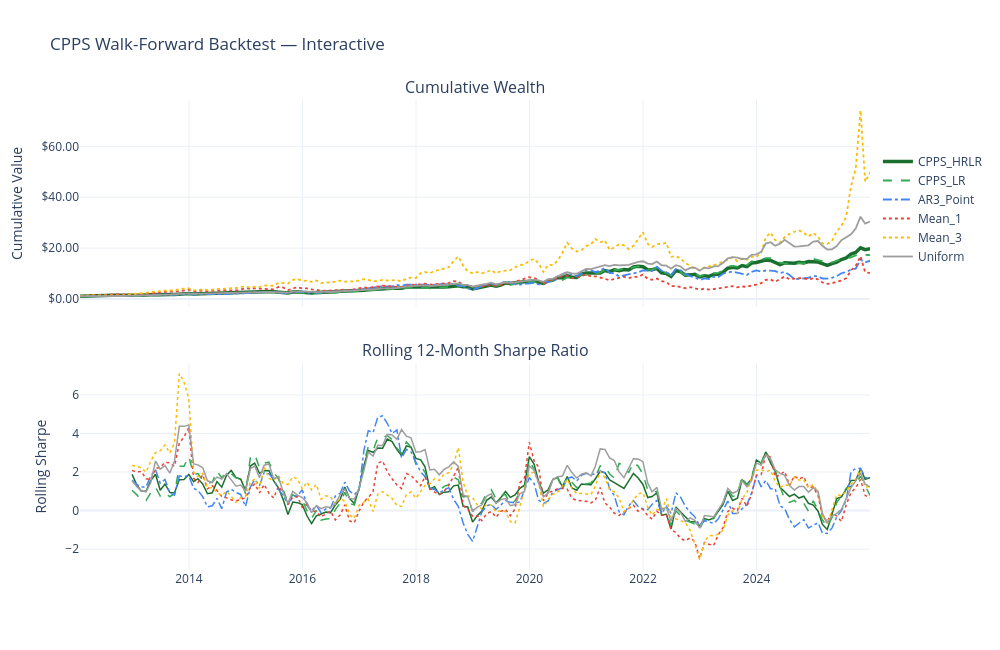

Source (notebook cell):
### Code cell
# ── Interactive Plotly version ────────────────────────────────────────────────
fig = make_subplots(
    rows=2, cols=1,
    subplot_titles=('Cumulative Wealth', 'Rolling 12-Month Sharpe Ratio'),
    vertical_spacing=0.12,
    shared_xaxes=True,
)

plotly_colors = ['#1a6e2e', '#34a853', '#4285f4', '#ea4335', '#fbbc05', '#9e9e9e']
dash_styles   = ['solid', 'dash', 'dashdot', 'dot', 'dot', 'solid']

for idx, strat in enumerate(cum_returns.columns):
    width_val = 3.5 if 'CPPS_HRLR' in strat else 1.8
    fig.add_trace(
        go.Scatter(
            x=cum_returns.index, y=cum_returns[strat],
            name=strat, mode='lines',
            line=dict(color=plotly_colors[idx], width=width_val,
                      dash=dash_styles[idx]),
        ), row=1, col=1
    )

    # Rolling 12M Sharpe
    r12 = returns_df[strat].rolling(12)
    roll_sharpe = (r12.mean() / r12.std()) * np.sqrt(12)
    fig.add_trace(
        go.Scatter(
            x=roll_sharpe.index, y=roll_sharpe,
            name=strat, mode='lines', showlegend=False,
            line=dict(color=plotly_colors[idx], width=1.5, dash=dash_styles[idx]),
        ), row=2, col=1
    )

fig.update_layout(
    title='CPPS Walk-Forward Backtest — Interactive',
    height=650, width=1000,
    legend=dict(orientation='v', x=1.01, y=0.9),
    template='plotly_white',
    hovermode='x unified',
)
fig.update_yaxes(title_text='Cumulative Value', row=1, col=1,
                 tickformat='$.2f')
fig.update_yaxes(title_text='Rolling Sharpe',   row=2, col=1)

fig.show()

### Figure 1 — Plotly figure (JSON) as saved in the notebook; plotly's stock layout.template omitted (floating-point values rounded to 4 significant figures; data arrays with more than 128 entries replaced by an {"elided": "..."} marker saying what was removed)
{"data": [{"line": {"color": "#1a6e2e", "dash": "solid", "width": 3.5}, "mode": "lines", "name": "CPPS_HRLR", "type": "scatter", "x": {"elided": "168 str values"}, "xaxis": "x", "y": {"elided": "168 float values"}, "yaxis": "y"}, {"line": {"color": "#1a6e2e", "dash": "solid", "width": 1.5}, "mode": "lines", "name": "CPPS_HRLR", "showlegend": false, "type": "scatter", "x": {"elided": "168 str values"}, "xaxis": "x2", "y": {"elided": "168 float values"}, "yaxis": "y2"}, {"line": {"color": "#34a853", "dash": "dash", "width": 1.8}, "mode": "lines", "name": "CPPS_LR", "type": "scatter", "x": {"elided": "168 str values"}, "xaxis": "x", "y": {"elided": "168 float values"}, "yaxis": "y"}, {"line": {"color": "#34a853", "dash": "dash", "width": 1.5}, "mode": "lines", "name": "CPPS_LR", "showlegend": false, "type": "scatter", "x": {"elided": "168 str values"}, "xaxis": "x2", "y": {"elided": "168 float values"}, "yaxis": "y2"}, {"line": {"color": "#4285f4", "dash": "dashdot", "width": 1.8}, "mode": "lines", "name": "AR3_Point", "type": "scatter", "x": {"elided": "168 str values"}, "xaxis": "x", "y": {"elided": "168 float values"}, "yaxis": "y"}, {"line": {"color": "#4285f4", "dash": "dashdot", "width": 1.5}, "mode": "lines", "name": "AR3_Point", "showlegend": false, "type": "scatter", "x": {"elided": "168 str values"}, "xaxis": "x2", "y": {"elided": "168 float values"}, "yaxis": "y2"}, {"line": {"color": "#ea4335", "dash": "dot", "width": 1.8}, "mode": "lines", "name": "Mean_1", "type": "scatter", "x": {"elided": "168 str values"}, "xaxis": "x", "y": {"elided": "168 float values"}, "yaxis": "y"}, {"line": {"color": "#ea4335", "dash": "dot", "width": 1.5}, "mode": "lines", "name": "Mean_1", "showlegend": false, "type": "scatter", "x": {"elided": "168 str values"}, "xaxis": "x2", "y": {"elided": "168 float values"}, "yaxis": "y2"}, {"line": {"color": "#fbbc05", "dash": "dot", "width": 1.8}, "mode": "lines", "name": "Mean_3", "type": "scatter", "x": {"elided": "168 str values"}, "xaxis": "x", "y": {"elided": "168 float values"}, "yaxis": "y"}, {"line": {"color": "#fbbc05", "dash": "dot", "width": 1.5}, "mode": "lines", "name": "Mean_3", "showlegend": false, "type": "scatter", "x": {"elided": "168 str values"}, "xaxis": "x2", "y": {"elided": "168 float values"}, "yaxis": "y2"}, {"line": {"color": "#9e9e9e", "dash": "solid", "width": 1.8}, "mode": "lines", "name": "Uniform", "type": "scatter", "x": {"elided": "168 str values"}, "xaxis": "x", "y": {"elided": "168 float values"}, "yaxis": "y"}, {"line": {"color": "#9e9e9e", "dash": "solid", "width": 1.5}, "mode": "lines", "name": "Uniform", "showlegend": false, "type": "scatter", "x": {"elided": "168 str values"}, "xaxis": "x2", "y": {"elided": "168 float values"}, "yaxis": "y2"}], "layout": {"annotations": [{"font": {"size": 16}, "showarrow": false, "text": "Cumulative Wealth", "x": 0.5, "xanchor": "center", "xref": "paper", "y": 1, "yanchor": "bottom", "yref": "paper"}, {"font": {"size": 16}, "showarrow": false, "text": "Rolling 12-Month Sharpe Ratio", "x": 0.5, "xanchor": "center", "xref": "paper", "y": 0.44, "yanchor": "bottom", "yref": "paper"}], "height": 650, "hovermode": "x unified", "legend": {"orientation": "v", "x": 1.01, "y": 0.9}, "title": {"text": "CPPS Walk-Forward Backtest — Interactive"}, "width": 1000, "xaxis": {"anchor": "y", "domain": [0, 1], "matches": "x2", "showticklabels": false}, "xaxis2": {"anchor": "y2", "domain": [0, 1]}, "yaxis": {"anchor": "x", "domain": [0.56, 1], "tickformat": "$.2f", "title": {"text": "Cumulative Value"}}, "yaxis2": {"anchor": "x2", "domain": [0, 0.44], "title": {"text": "Rolling Sharpe"}}}}
